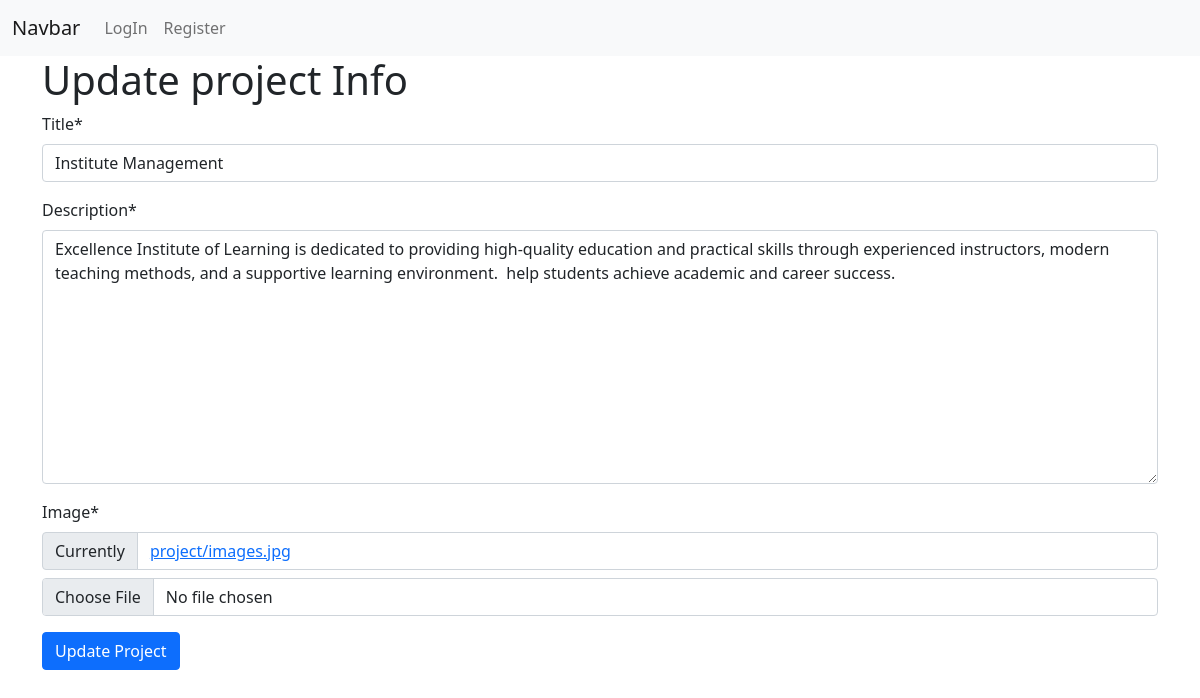
Screenshot of /edit_project/1/ with the database file from the repository.
### Portfolio/models.py (models this page shows, shortened)
class ProjectModel(models.Model):
    title = models.CharField(max_length=100,null=True)
    description = models.TextField(null=True)
    image = models.ImageField(upload_to='project/',null=True)

### Portfolio/views.py (the view)
# urls.py: path('edit_project/<str:id>/',edit_project, name='edit_project'),
def edit_project(request, id):
    data = ProjectModel.objects.get(id = id)
    if request.method == 'POST':
        form_data = ProjectForm(request.POST, request.FILES, instance=data)
        if form_data.is_valid():
            form_data.save()
            return redirect('project_list')
    form_data = ProjectForm(instance=data)
    context = {
        'form_data':form_data,
        'title': "Update project Info",
        'btn_name':"Update Project",
    }
    return render(request, 'base-form.html',context)

### Portfolio/forms.py
class ProjectForm(forms.ModelForm):
    class Meta:
        model = ProjectModel
        fields ='__all__'

### Portfolio/templates/base-form.html (shortened to what this page needs)
{% extends 'master/base.html' %}
{% load crispy_forms_tags %}
{% block content %}
<h1>{{title}}</h1>
<form action="" method="POST" enctype="multipart/form-data">
    {{form_data | crispy}}
    <button type="submit" class="btn btn-primary">{{btn_name}}</button>
</form>
{% endblock content %}

### rows the page displays
ProjectModel: title "Institute Management", description "Excellence Institute of Learning is dedicated to providing high-quality education and practical skills through experienced instructors, modern teaching methods, and a supportive learning environment. help students achieve academic and career success."

### other values shown
{{ title }} "Update project Info"
{{ btn_name }} "Update Project"
